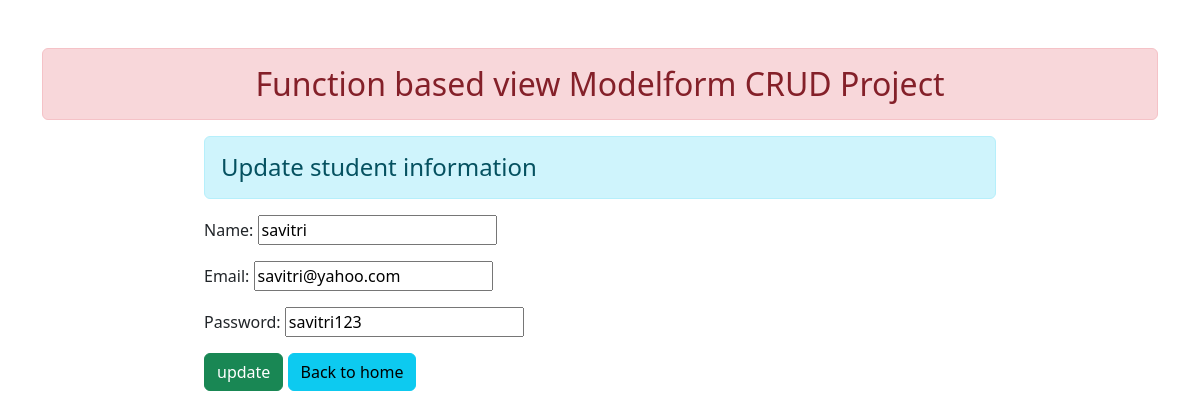
Page /7/ on the committed database.
### enroll/models.py (models this page shows)
class User(models.Model):
    name = models.CharField(max_length=50)
    email = models.EmailField(max_length=100)
    password = models.CharField(max_length=100)

### enroll/views.py (the view)
# urls.py: path('<int:id>/', views.update_data, name="updatedata"),
def update_data(request, id):
    if request.method =='POST':
        pi = User.objects.get(pk=id)
        fm = StudentRegis(request.POST, instance=pi)
        if fm.is_valid():
            fm.save()
    else:
        pi = User.objects.get(pk=id)
        fm = StudentRegis(instance=pi)
    return render(request, 'enroll/update.html', {'form': fm})

### enroll/forms.py
class StudentRegis(forms.ModelForm):
    class Meta:
        model = User
        fields = ['name', 'email', 'password']

### enroll/templates/enroll/update.html (shortened to what this page needs)
{% extends 'enroll/base.html' %}
{% block content %}
<div class="row">
    <div class="col-sm-8 offset-2 ">
        <h4 class="alert alert-info"> Update student information</h4>
        <form action="" method="POST">
            {{form.as_p}}
            <input type="submit" class="btn btn-success" value="update">
            <a href="{% url 'addandshow' %}" class="btn btn-info">Back to home </a>
        </form>
    </div>
</div>
{% endblock content %}

### rows in the picture
User: name "savitri", email "savitri@yahoo.com", password "savitri123"
